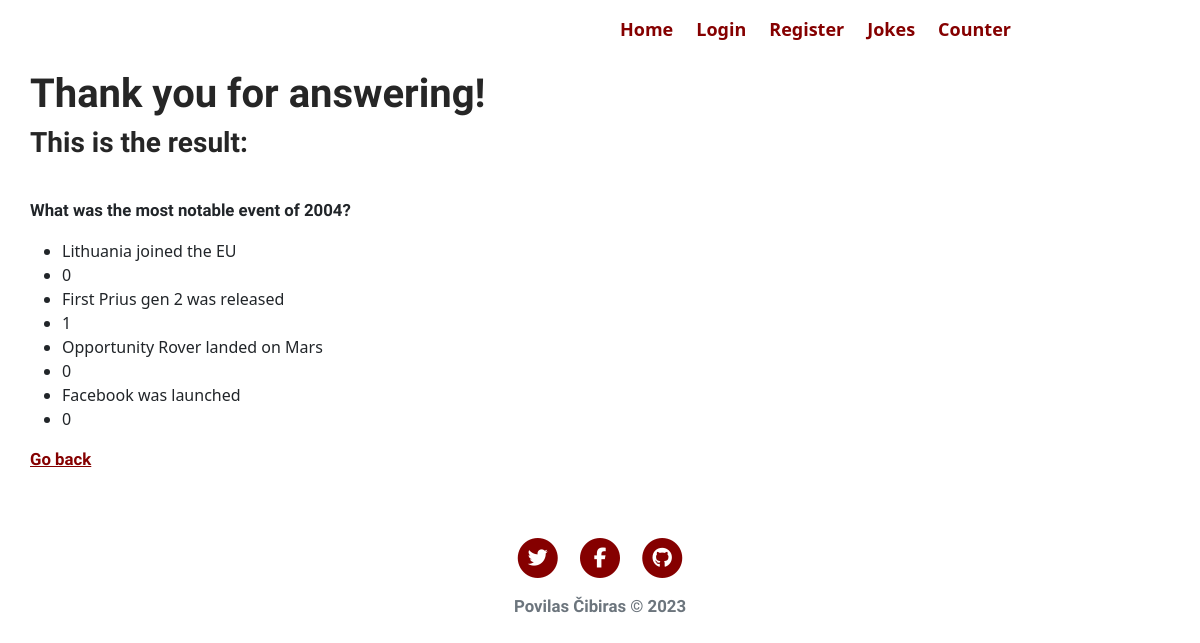
/polls/results, run on an earlier commit of the app's database.
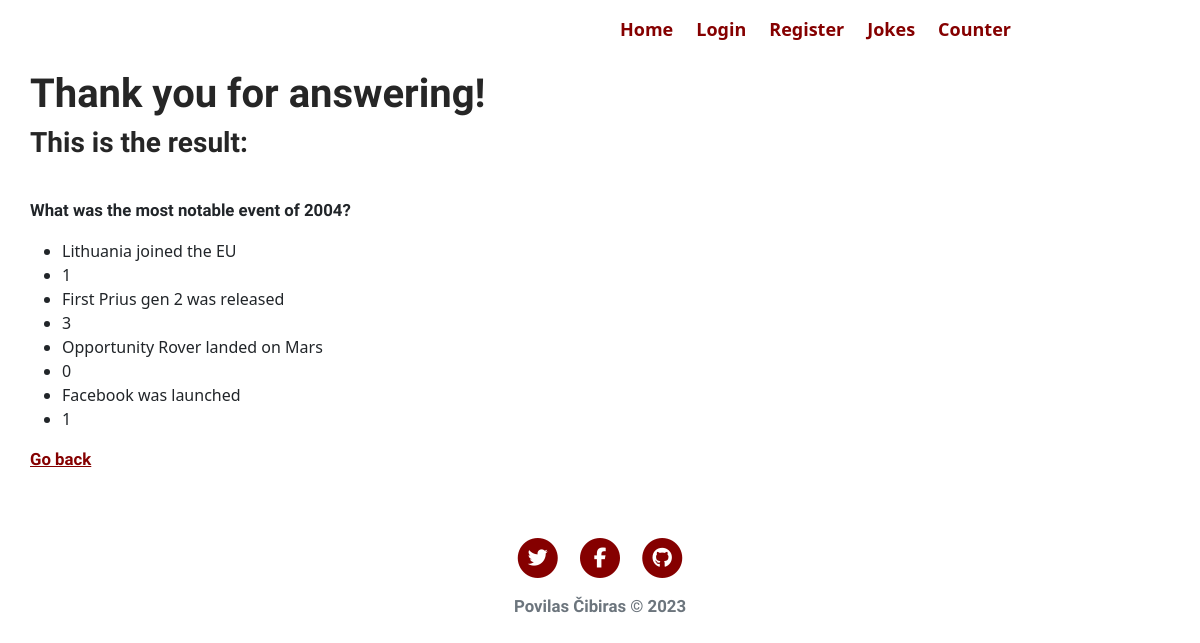
And on a later commit of the database.
### polls/models.py (models this page shows, shortened)
class Question(models.Model):
    question_text = models.CharField(max_length=300)
    pub_date = models.DateTimeField('date published')

class Choice(models.Model):
    question = models.ForeignKey(Question, on_delete=models.CASCADE)
    choice_text = models.CharField(max_length=300)
    votes = models.IntegerField(default=0)

### polls/views.py (the view)
# urls.py: path('polls/results', views.results, name='results'),
def results(request):
    question = Question.objects.get(id=1)
    return render(request, "polls/results.html", {"question":question})

### polls/templates/polls/results.html (shortened to what this page needs)
{% extends 'website/base.html' %}
{% load static %}
{% block content %}
<div class="result-container">
    <div class="result-title">
        <h1> Thank you for answering!</h1>
        <h3> This is the result:</h3>
    </div>
    <p>{{ question.question_text }}</p>
    <ul>
        {% for choice in question.choice_set.all %}
        <li>{{ choice.choice_text }}</li>
        <li> {{ choice.votes }} </li>
        {% endfor %}
    </ul>
    <p><a href="{% url 'welcome' %}">Go back</a></p>
</div>
{% endblock %}

### website/templates/website/base.html (shortened to what this page needs)
<!DOCTYPE html>
 {% load static %}
<html lang="en">
<head>
    <link rel="stylesheet" href="https://cdn.jsdelivr.net/npm/bootstrap@5.2.3/dist/css/bootstrap.min.css"
>
    <link rel="stylesheet" href="{% static 'website/css/style.css' %}">
</head>
<body>
<nav class="navbar navbar-expand-lg navbar-light fixed-top" id="mainNav">
    <div class="container">
        <div class="collapse navbar-collapse" id="navbarResponsive">
            <ul class="navbar-nav ml-auto">
                <li class="nav-item">
                    <a class="nav-link" href="{% url 'welcome' %}">Home</a>
                </li>
                {% if user.is_authenticated %}
                <li class="nav-item">
                    <a class="nav-link" href="{% url 'logout' %}">Log Out</a>
                </li>
                {% else %}
                <li class="nav-item">
                    <a class="nav-link" href="{% url 'login' %}">Login</a>
                </li>
                <li class="nav-item">
                    <a class="nav-link" href="{% url 'signup' %}">Register</a>
                </li>
                {% endif %}
                <li class="nav-item">
                    <a class="nav-link" href="{% url 'jokes' %}">Jokes</a>
                </li>
                <li class="nav-item">
                    <a class="nav-link" href="{% url 'counter' %}">Counter</a>
                </li>
            </ul>
        </div>
    </div>
</nav>
<main>
    {% block content %}
    {% endblock %}
</main>
<footer>
    <div class="container">
        <div class="row">
            <div class="col-lg-8 col-md-10 mx-auto">
                <ul class="list-inline text-center">
                    <li class="list-inline-item">
                        <a href="#">
                <span class="fa-stack fa-lg">
                  <i class="fas fa-circle fa-stack-2x"></i>
                  <i class="fab fa-twitter fa-stack-1x fa-inverse"></i>
                </span>
                        </a>
                    </li>
                    <li class="list-inline-item">
                        <a href="#">
                <span class="fa-stack fa-lg">
                  <i class="fas fa-circle fa-stack-2x"></i>
                  <i class="fab fa-facebook-f fa-stack-1x fa-inverse"></i>
                </span>
                        </a>
                    </li>
                    <li class="list-inline-item">
                        <a href="#">
                <span class="fa-stack fa-lg">
                  <i class="fas fa-circle fa-stack-2x"></i>
                  <i class="fab fa-github fa-stack-1x fa-inverse"></i>
                </span>
                        </a>
                    </li>
                </ul>
                <p class="copyright text-muted">Povilas Čibiras &copy; 2023 </p>
            </div>
        </div>
    </div>
</footer>
</body>
</html>

### website/static/website/css/style.css (style rules this page uses)
h1, h2, h3 { font-family: 'Barlow Condensed', sans-serif; font-weight: 700; color: #262626; }
p { font-family: 'Barlow Condensed', sans-serif; font-weight: 700; font-size: 1.4vw; }
.navbar { margin-left: 50%; }
.nav-link { color: #850000; font-weight: 700; margin-right: 7px; font-size: 1.5vw; }
a { color: #850000; }
.navbar { position: absolute; }
.copyright { text-align: center; }
.fa-circle { color: #850000; }
.result-container { padding: 70px 0 50px 30px; }
.result-title { padding-bottom: 30px; }

What changed in the data, as far as the page shows it:
changed Choice "Lithuania joined the EU": votes "0" → "1"
changed Choice "First Prius gen 2 was released": votes "1" → "3"
changed Choice "Facebook was launched": votes "0" → "1"
